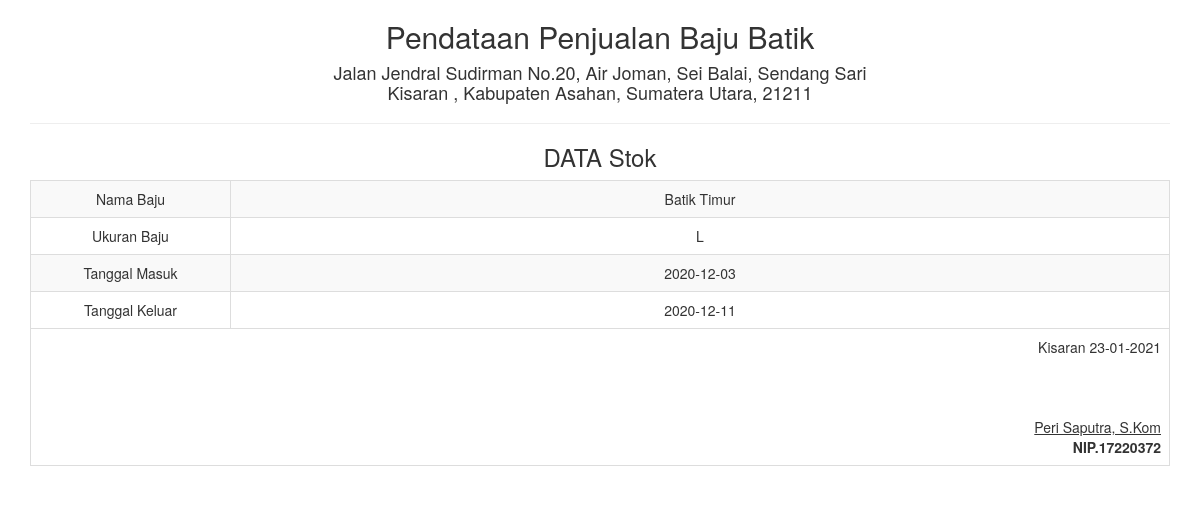
Page /report/stok_satu.php?id=12 on the committed database.
### tables this page shows
CREATE TABLE IF NOT EXISTS `tb_stok` (
`id` int(10) NOT NULL,
  `nama_baju` varchar(20) NOT NULL,
  `ukuran_baju` varchar(20) NOT NULL,
  `tgl_masuk` date NOT NULL,
  `tgl_keluar` date NOT NULL
);

### report/stok_satu.php (the view, shortened to what this page needs)
<!DOCTYPE html>
<html>
    <head>
        <link href="../Assets/css/bootstrap.min.css" rel="stylesheet" type="text/css"/>
    </head>
    <body onload="print()">
        <?php
        include '../config/koneksi.php';
        $sql = "SELECT * FROM tb_stok WHERE id='" . $_GET ['id'] . "'";
        $query = mysqli_query($koneksi, $sql) or die("SQL Detail error");
        $data = mysqli_fetch_array($query);
        ?>
        <div class="container">
            <div class='row'>
                <div class="col-sm-12">
                    <div class="text-center">
                       <h2>Pendataan Penjualan Baju Batik </h2>
                        <h4>Jalan Jendral Sudirman No.20, Air Joman, Sei Balai, Sendang Sari <br> Kisaran , Kabupaten Asahan, Sumatera Utara, 21211</h4>
                        <hr>
                        <h3>DATA Stok</h3>
                        <table class="table table-bordered table-striped table-hover">
                            <tbody>
								<tr>
                            <td width="200">Nama Baju</td> <td><?= $data['nama_baju'] ?></td>
                        </tr>
                        <tr>
                            <td>Ukuran Baju</td> <td><?= $data['ukuran_baju'] ?></td>
                        </tr>
                        <tr>
                            <td>Tanggal Masuk</td> <td><?= $data['tgl_masuk'] ?></td>
                        </tr>
                        <tr>
                            <td>Tanggal Keluar</td> <td><?= $data['tgl_keluar'] ?></td>
                        </tr>
                            </tbody>
                            <tfoot>
                                <tr>
                                    <td colspan="2" class="text-right">
                                        Kisaran  <?= date("d-m-Y") ?>
                                        <br><br><br><br>
                                        <u>Peri Saputra, S.Kom<strong></u><br>
                                        NIP.17220372
									</td>
								</tr>
							</tfoot>
                        </table>
                    </div>
                </div>
            </div>
    </body>
</html>

### rows in the picture
tb_stok: nama_baju "Batik Timur", ukuran_baju "L", tgl_masuk "2020-12-03", tgl_keluar "2020-12-11"
